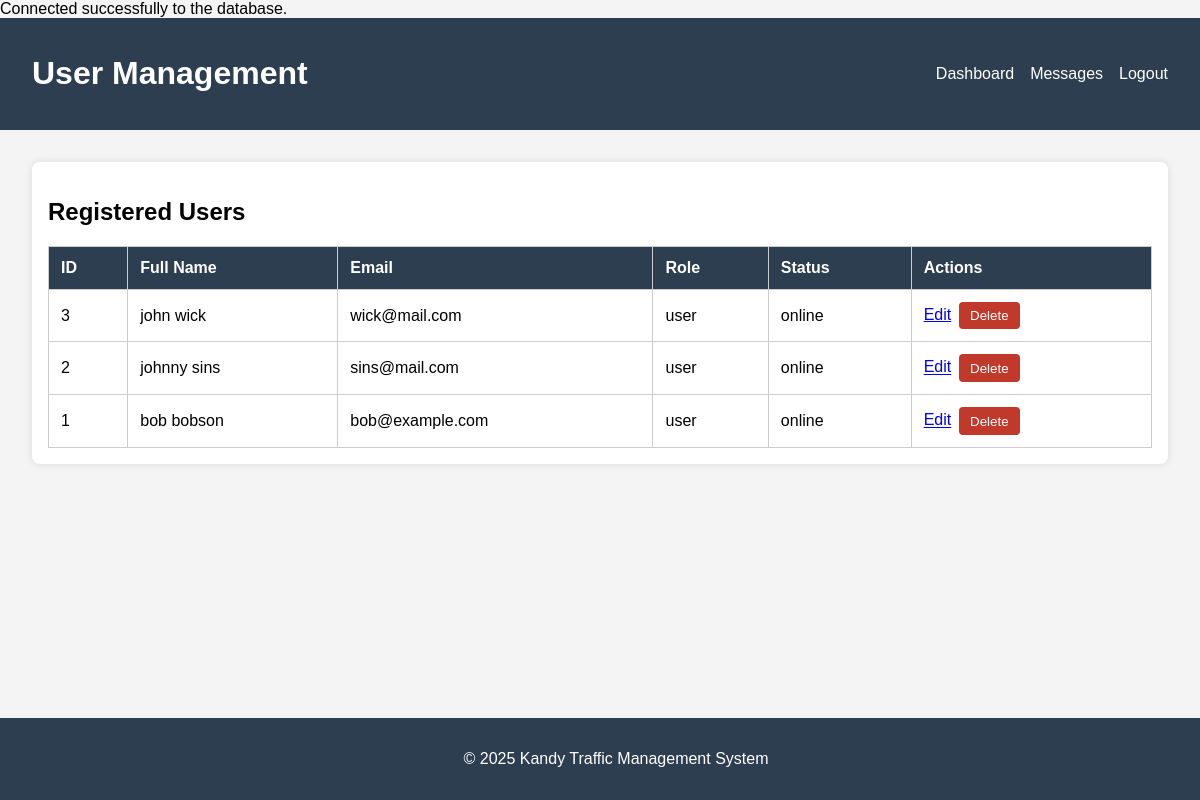
The page /php/users.php on the database its author committed.
### tables this page shows
CREATE TABLE `users` (
  `id` int(11) NOT NULL,
  `full_name` varchar(100) NOT NULL,
  `email` varchar(100) NOT NULL,
  `role` varchar(100) NOT NULL,
  `status` varchar(100) NOT NULL,
  `action` varchar(100) NOT NULL,
  `password` varchar(10) NOT NULL
);

### php/users.php (the view, shortened to what this page needs)
<?php include 'db_connection.php'; ?>
<!DOCTYPE html>
<html lang="en">
<head>
  <link rel="stylesheet" href="users.css" />
</head>
<body>
  <header>
    <h1>User Management</h1>
    <nav>
      <ul>
        <li><a href="admin.php">Dashboard</a></li>
        <li><a href="admin_messages.php">Messages</a></li>
        <li><a href="logout.html">Logout</a></li>
      </ul>
    </nav>
  </header>
  <main>
    <section class="user-table-container">
      <h2>Registered Users</h2>
      <table>
        <thead>
          <tr>
            <th>ID</th>
            <th>Full Name</th>
            <th>Email</th>
            <th>Role</th>
            <th>Status</th>
            <th>Actions</th>
          </tr>
        </thead>
        <tbody>
          <?php
          $sql = "SELECT id, full_name, email, role, status FROM users ORDER BY id DESC";
          $result = $conn->query($sql);
          if ($result && $result->num_rows > 0):
              while($row = $result->fetch_assoc()):
          ?>
            <tr>
              <td><?= $row['id'] ?></td>
              <td><?= htmlspecialchars($row['full_name']) ?></td>
              <td><?= htmlspecialchars($row['email']) ?></td>
              <td><?= htmlspecialchars($row['role']) ?></td>
              <td><?= htmlspecialchars($row['status']) ?></td>
              <td>
  <a href="edit_user.php?id=<?= $row['id'] ?>" class="btn edit-btn">Edit</a>
  <button onclick="confirmDelete(<?= $row['id'] ?>)" class="btn delete-btn">Delete</button>
</td>
            </tr>
          <?php
              endwhile;
          else:
          ?>
            <tr><td colspan="6">No users found.</td></tr>
          <?php endif; ?>
        </tbody>
      </table>
    </section>
  </main>
  <footer>
    <p>&copy; 2025 Kandy Traffic Management System</p>
  </footer>
</body>
</html>

### assets/css/users.css (style rules this page uses)
body { font-family: Arial, sans-serif; background-color: #f4f4f4; margin: 0; }
header { background-color: #2c3e50; color: white; padding: 1rem 2rem; display: flex; justify-content: space-between; align-items: center; }
nav ul { list-style: none; display: flex; gap: 1rem; }
nav ul li a { color: white; text-decoration: none; }
main { padding: 2rem; }
.user-table-container { background-color: #fff; padding: 1rem; border-radius: 8px; box-shadow: 0 0 8px rgba(0, 0, 0, 0.1); }
table { width: 100%; border-collapse: collapse; margin-top: 1rem; }
th, td { border: 1px solid #ccc; padding: 0.75rem; text-align: left; }
th { background-color: #2c3e50; color: white; }
button { padding: 0.4rem 0.7rem; margin: 0 0.2rem; border: none; border-radius: 4px; cursor: pointer; color: white; }
.delete-btn { background-color: #c0392b; }
footer { background-color: #2c3e50; color: white; text-align: center; padding: 1rem; position: fixed; width: 100%; bottom: 0; }

### rows shown on the page
users: id "3", full_name "john wick", email "wick@mail.com", role "user", status "online"
users: id "2", full_name "johnny sins", email "sins@mail.com", role "user", status "online"
users: id "1", full_name "bob bobson", email "bob@example.com", role "user", status "online"
